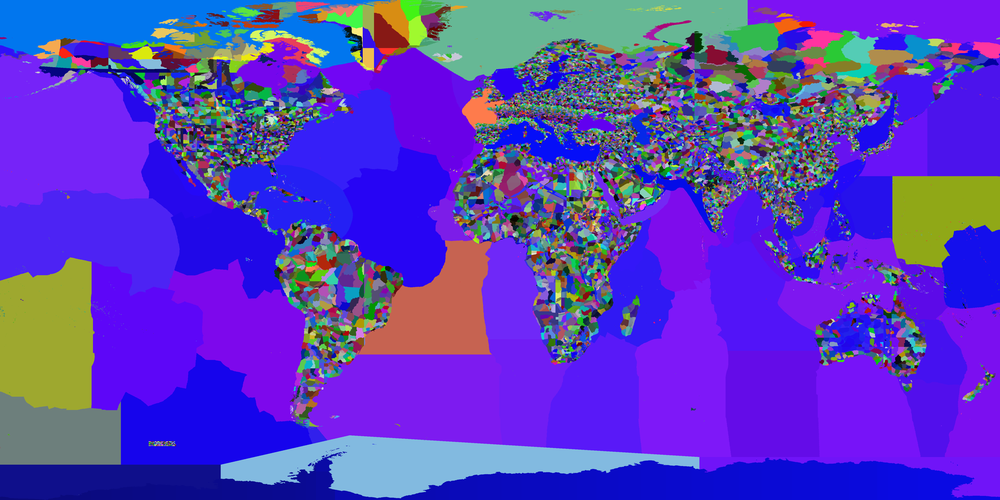
#> input picture provinces.png, 1000 x 500 px, shrunk from 5120 x 2560 before the run, found by its file name
$ python clean_map.py
#> lines starting #> are read from the running program, lines starting #| are printed output that depends on the picture
from PIL import Image
from collections import Counter
import sys

def clean_map():
    print("Loading provinces.png for cleaning...")
    img = Image.open('provinces.png')
#> img is the input picture: PIL image 1000x500 RGB; mean R, G, B 91.1, 61.5, 190.1
    img_rgba = img.convert('RGBA')
    width, height = img.size
#> width = 1000; height = 500
    pixels = img_rgba.load()

    print("Counting color occurrences...")
    flat_pixels = []
    for y in range(height):
        for x in range(width):
            flat_pixels.append(pixels[x, y])
#> after the loop, flat_pixels = 500000 items

    counts = Counter(flat_pixels)
#> counts = 136257 items
    print(f"Total unique colors detected: {len(counts)}")
#| Total unique colors detected: 136257

    # Define valid colors (size >= 5 pixels)
    valid_colors = {color for color, count in counts.items() if count >= 5}
#> valid_colors = 2699 items
    print(f"Valid colors (count >= 5): {len(valid_colors)}")
#| Valid colors (count >= 5): 2699

    if len(valid_colors) == 0:
        print("Error: No valid colors found!")
        return

    # Keep track of pixels to clean
    cleaned_pixels = Image.new('RGBA', (width, height))
#> cleaned_pixels: PIL image 1000x500 RGBA; every value is 0
    cleaned_load = cleaned_pixels.load()

    # Pass 1: Copy valid pixels, mark invalid ones
    invalid_positions = []
    for y in range(height):
        for x in range(width):
            color = pixels[x, y]
            if color in valid_colors:
                cleaned_load[x, y] = color
            else:
                invalid_positions.append((x, y))
#> after the loop, invalid_positions = 147522 items

    print(f"Number of noisy pixels to fix: {len(invalid_positions)}")
#| Number of noisy pixels to fix: 147522

    # Pass 2: Neighbor propagation to fill noisy pixels
    # We do a flood-fill propagation. In each pass, we resolve pixels that have a resolved neighbor.
    resolved_count = 0
    passes = 0

    while invalid_positions:
        passes += 1
        print(f"Cleaning pass {passes}... Remaining noisy pixels: {len(invalid_positions)}")
        next_invalid = []
        resolved_in_pass = 0

        # We search neighbors
        for x, y in invalid_positions:
            # Check 4 neighbors
            resolved_color = None
            for dx, dy in [(-1, 0), (1, 0), (0, -1), (0, 1)]:
                nx, ny = x + dx, y + dy
                if 0 <= nx < width and 0 <= ny < height:
                    # If neighbor is already filled in cleaned image
                    n_color = cleaned_load[nx, ny]
                    if n_color != (0, 0, 0, 0): # PIL default is transparent/black for unfilled
                        resolved_color = n_color
                        break

            if resolved_color:
                cleaned_load[x, y] = resolved_color
                resolved_in_pass += 1
            else:
                next_invalid.append((x, y))

        # If we couldn't resolve any pixels in a pass, break (prevent infinite loop)
        if resolved_in_pass == 0:
            print("Warning: Could not resolve remaining pixels by direct neighbors. Snapping to closest valid color.")
            # Fallback: snap remaining to the absolute closest valid color
            valid_list = list(valid_colors)
            for x, y in next_invalid:
                orig_color = pixels[x, y]
                closest_color = min(valid_list, key=lambda c: sum(abs(i-j) for i,j in zip(c, orig_color)))
                cleaned_load[x, y] = closest_color
            break

        invalid_positions = next_invalid
#> this loop made 1 pass
#> passes on pass 1: 1
#> (printed output is left out)
#> after the loop, passes = 1

    # Save the cleaned image
    cleaned_pixels.save('provinces.png')
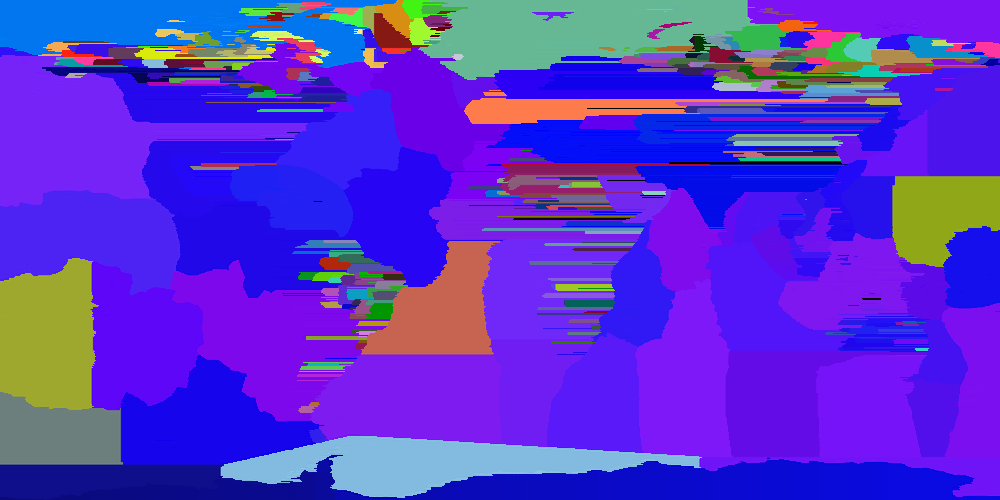
#> saved as provinces.png: PIL image 1000x500 RGBA; mean R, G, B, A 88.6, 51.1, 205.5, 255
    print("Cleaned provinces.png saved successfully!")

if __name__ == '__main__':
    clean_map()

$ run again, with rivers.png copied over provinces.png
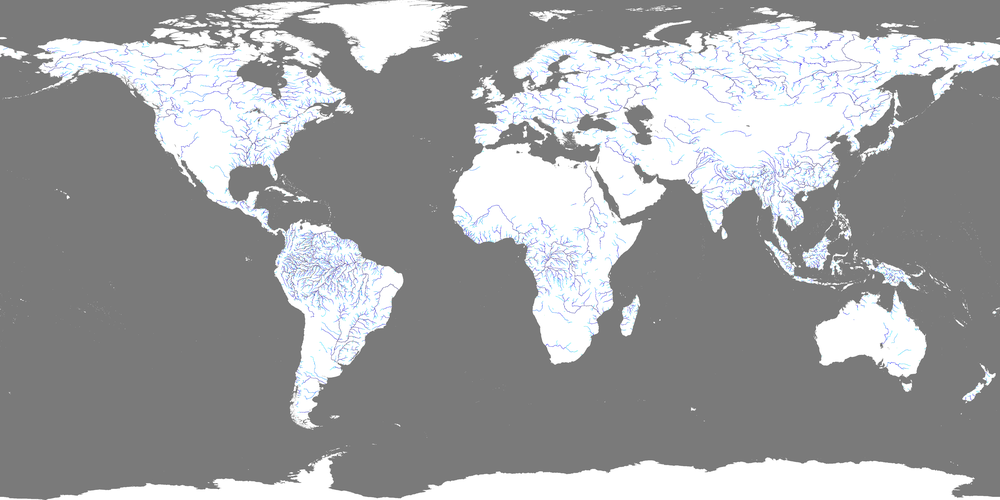
#> input picture rivers.png, 1000 x 500 px, shrunk from 5120 x 2560 before the run, found by its file name
#> in clean_map, img is the input picture: PIL image 1000x500 RGB; mean R, G, B 159.9, 160.8, 162.2
#> after the loop in clean_map, `for y in range(height):`: flat_pixels = 500000 items
#> counts = 21602 items
#| Total unique colors detected: 21602
#> valid_colors = 1464 items
#| Valid colors (count >= 5): 1464
#> cleaned_pixels: PIL image 1000x500 RGBA; every value is 0
#> after the loop in clean_map, `for y in range(height):`: invalid_positions = 25711 items
#| Number of noisy pixels to fix: 25711
#> the loop in clean_map, `while invalid_positions:` made 1 pass
#> passes on pass 1: 1
#> (printed output is left out)
#> after the loop in clean_map, `while invalid_positions:`: passes = 1
#> in clean_map, `cleaned_pixels.save('provinces.png')`:
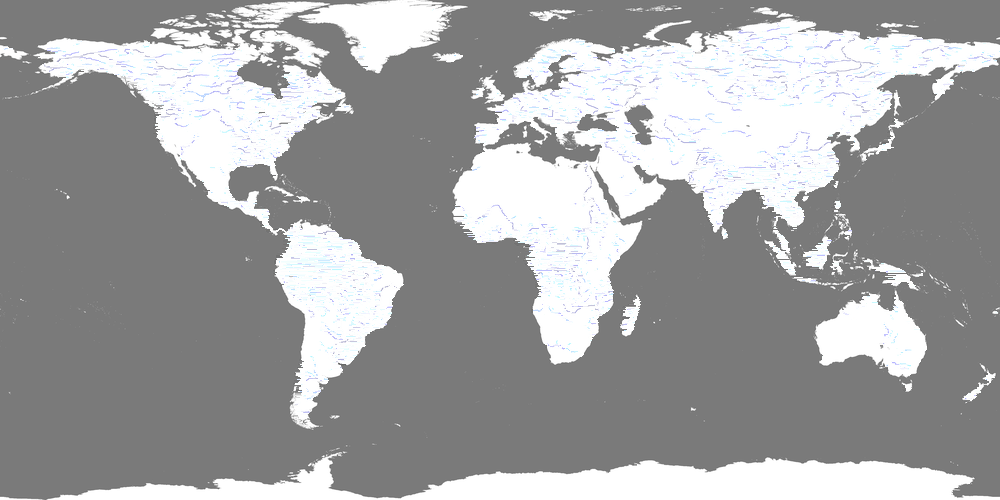
#> saved as provinces.png: PIL image 1000x500 RGBA; mean R, G, B, A 161.6, 162, 162.5, 255

$ run again, with terrain.png copied over provinces.png
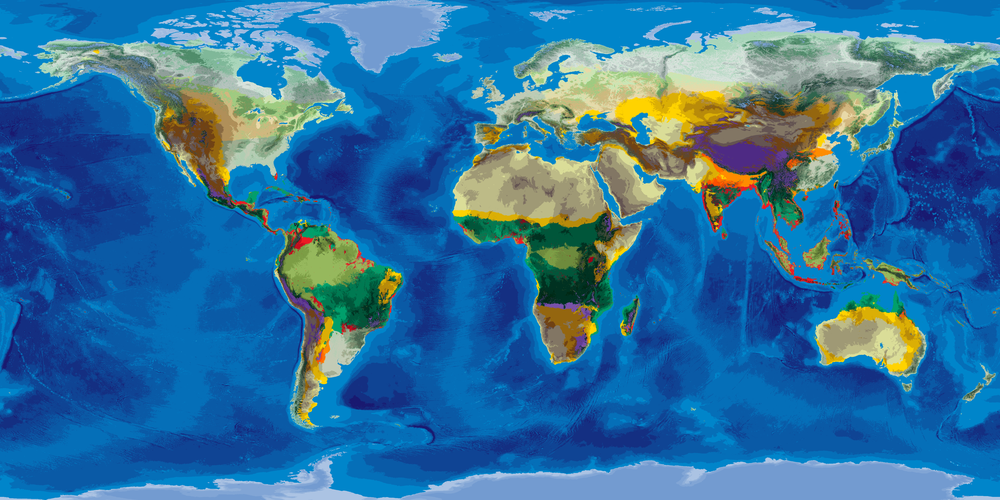
#> input picture terrain.png, 1000 x 500 px, shrunk from 5120 x 2560 before the run, found by its file name
#> in clean_map, img is the input picture: PIL image 1000x500 RGB; mean R, G, B 48.7, 112.8, 158
#> after the loop in clean_map, `for y in range(height):`: flat_pixels = 500000 items
#> counts = 76181 items
#| Total unique colors detected: 76181
#> valid_colors = 4500 items
#| Valid colors (count >= 5): 4500
#> cleaned_pixels: PIL image 1000x500 RGBA; every value is 0
#> after the loop in clean_map, `for y in range(height):`: invalid_positions = 88051 items
#| Number of noisy pixels to fix: 88051
#> the loop in clean_map, `while invalid_positions:` made 1 pass
#> passes on pass 1: 1
#> (printed output is left out)
#> after the loop in clean_map, `while invalid_positions:`: passes = 1
#> in clean_map, `cleaned_pixels.save('provinces.png')`:
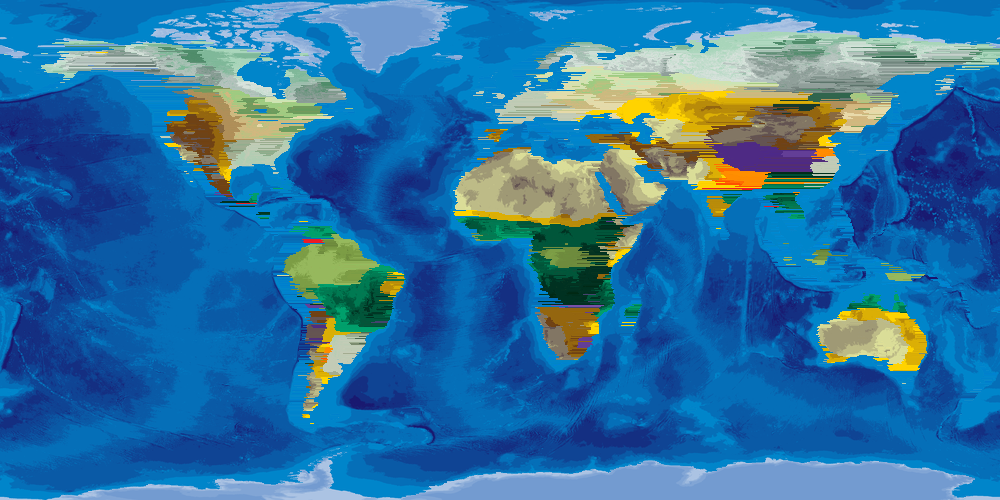
#> saved as provinces.png: PIL image 1000x500 RGBA; mean R, G, B, A 45.5, 113.6, 161.3, 255
